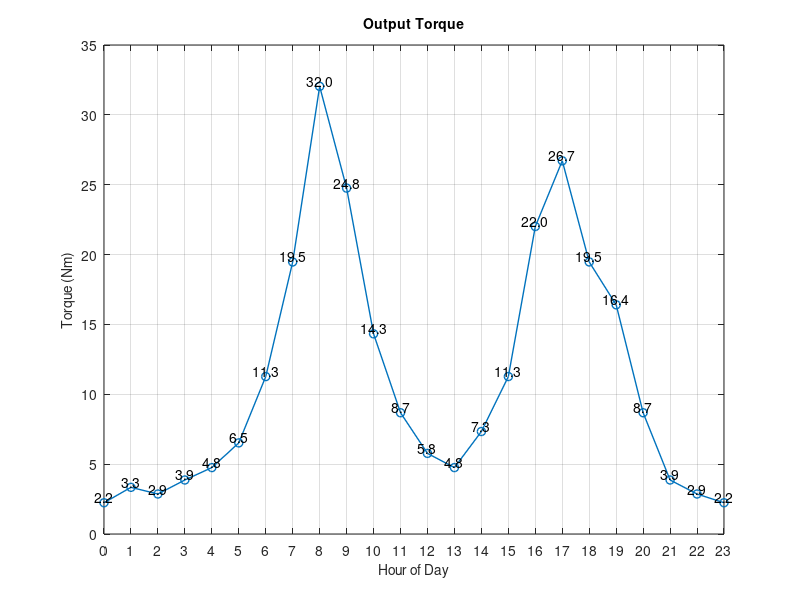
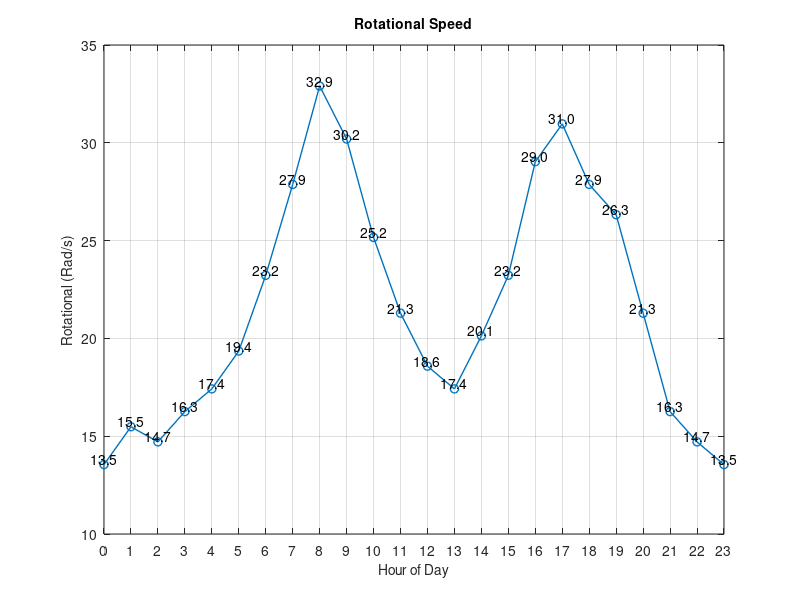
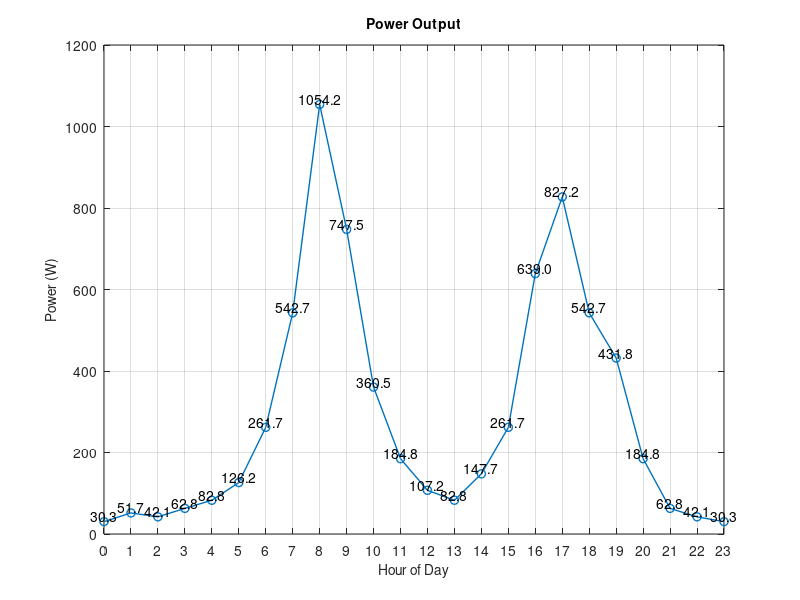

The MATLAB source for these figures, in order: (Note: this script raises an error after producing the figures.)
% Constants for the DS03-S000-00-2 VAWT 設定垂直式風機參數
rho= 1.225; % Air density in kg/m^3 空氣密度
A= 1.06*1.24; % Swept area in m^2 (example value, replace with actual) 風機葉片掃過面積
eta= 0.3; % Efficiency (example value, replace with actual) 效率
R= 1.24/2; % Radius of the turbine in meters (example value, replace with actual) 風機半徑
lambda= 4;  % Tip-speed ratio (example value, replace with actual) 間速比

% Sample wind speed data for 24 hours (replace with your actual data)監測數據
windSpeeds = [3.5, 4.0, 3.8, 4.2, 4.5, 5.0, 6.0, 7.2, 8.5, 7.8, 6.5, 5.5, ...
              4.8, 4.5, 5.2, 6.0, 7.5, 8.0, 7.2, 6.8, 5.5, 4.2, 3.8, 3.5];

% Initialize arrays for torque, rotational speed, and power 初始化轉矩、轉速和輸出功率的矩陣
torque= zeros(size(windSpeeds));
rotationalSpeed= zeros(size(windSpeeds));
power= zeros(size(windSpeeds));

% Calculate torque, rotational speed, and power for each hour 計算每小時之轉矩、轉速和輸出功率
for k= 1:length(windSpeeds)
    v= windSpeeds(k)*300/500;  % 轉換風速單位(m/s)成(rad/s)
    torque(k)= 0.5 * rho * A * v^3 * eta;  % 轉矩公式
    rotationalSpeed(k) = lambda * v / R;
    power(k)= torque(k) * rotationalSpeed(k);  % 功率公式
end

% Create an array for the hours of the day 建立時間陣列
hours= 0:23;

% Plot the torque data 
% --------以下為轉矩、轉速和輸出功率的繪圖設定--------
figure(1);  % Fig.1 為輸出轉矩
plot(hours, torque, '-o', 'LineWidth', 1, 'MarkerSize', 6);
title('Output Torque', 'FontSize', 10);
xlabel('Hour of Day', 'FontSize', 10);  % 標示X軸名稱和單位
ylabel('Torque (Nm)', 'FontSize', 10);  % 標示Y軸名稱和單位
grid on;
set(gca, 'FontSize', 10);
set(gca, 'XTick', 0:23);
xlim([0 23]);

% Plot the rotational speed data
figure(2);  % Fig.2 為輸出轉速
plot(hours, rotationalSpeed, '-o', 'LineWidth', 1, 'MarkerSize', 6);
title('Rotational Speed', 'FontSize', 10);
xlabel('Hour of Day', 'FontSize', 10);  % 標示X軸名稱和單位
ylabel('Rotational (Rad/s)', 'FontSize', 10);  % 標示Y軸名稱和單位
grid on;
set(gca, 'FontSize', 10);
set(gca, 'XTick', 0:23);
xlim([0 23]);

% plot the power output data
figure(3);  % Fig.3 為輸出功率
plot(hours, power, '-o', 'LineWidth', 1, 'MarkerSize', 6);
title('Power Output', 'FontSize', 10);
xlabel('Hour of Day', 'FontSize', 10);  % 標示X軸名稱和單位
ylabel('Power (W)', 'FontSize', 10);  % 標示Y軸名稱和單位
grid on;
set(gca, 'FontSize', 10);
set(gca, 'XTick', 0:23);
xlim([0 23]);


%%%--------------------------

% Display the average torque, rotationalspeed, and power
averageTorque = mean(torque); % 平均轉速
averageRotationalSpeed = mean(rotationalSpeed); % 平均轉速
averagePower = mean(power); % 平均功率

fprintf('The average toraue for the day is %.2f Nm.\n', averageTorque);
fprintf('The average rotational speed for the day is %.2f rad/s.\n', averageRotationalSpeed);
fprintf('The average power for the day is %.2f W.\n', averagePower);

% Optionally, add annotations or data tips 將上面的24個計算結果（小數點以下1位）顯示在圖形中
for k = 1:length(hours)
    figure(1); % 轉矩
    text(hours(k), torque(k), sprintf('%.1f', torque(k)), ... 
    'VerticalAlignment', 'bottom', 'HorizontalAlignment', 'center');
    
    figure(2); % 轉速
    text(hours(k), rotationalSpeed(k), sprintf('%.1f', rotationalSpeed(k)), ... 
    'VerticalAlignment', 'bottom', 'HorizontalAlignment', 'center');
    
    figure(3); % 功率
    text(hours(k), power(k), sprintf('%.1f', power(k)), ... 
    'VerticalAlignment', 'bottom', 'HorizontalAlignment', 'center');
end


% Add a horizontal line to indicate the average Torque 畫出平均線
hold on;
figure(1);
yline(averageTorque, '--b', 'LineWidth', 1);
text(0, averageTorque, sprintf('Avg: %.2f Nm.\n', averageTorque), ...
    'VerticalAlignment', 'bottom', 'HorizontalAlignment', 'left', 'Color', 'b');

% Add a horizontal line to indicate the average Torque 畫出平均線
hold on;
figure(2);
yline(averageRotationalSpeed, '--b', 'LineWidth', 1);
text(0, averageRotationalSpeed, sprintf('Avg: %.2f m/s.\n', averageRotationalSpeed), ...
    'VerticalAlignment', 'bottom', 'HorizontalAlignment', 'left', 'Color', 'b');

% Add a horizontal line to indicate the average Torque 畫出平均線
hold on;
figure(3);
yline(averagePower, '--b', 'LineWidth', 1);
text(0, averagePower, sprintf('Avg: %.2f W.\n', averagePower), ...
    'VerticalAlignment', 'bottom', 'HorizontalAlignment', 'left', 'Color', 'b');
